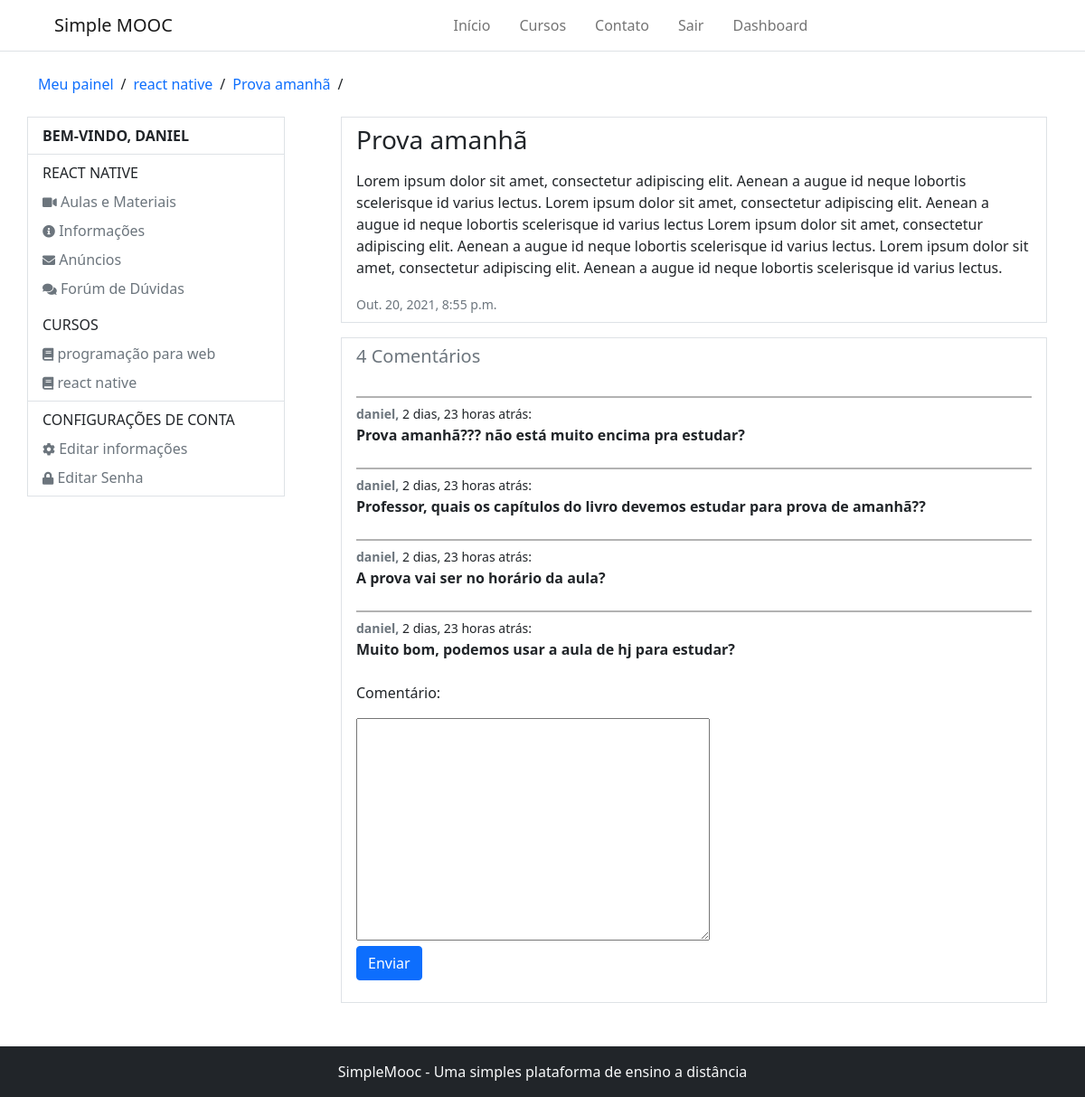
/accounts/react-native/anuncios/4/ (signed in), run on an earlier commit of the app's database.
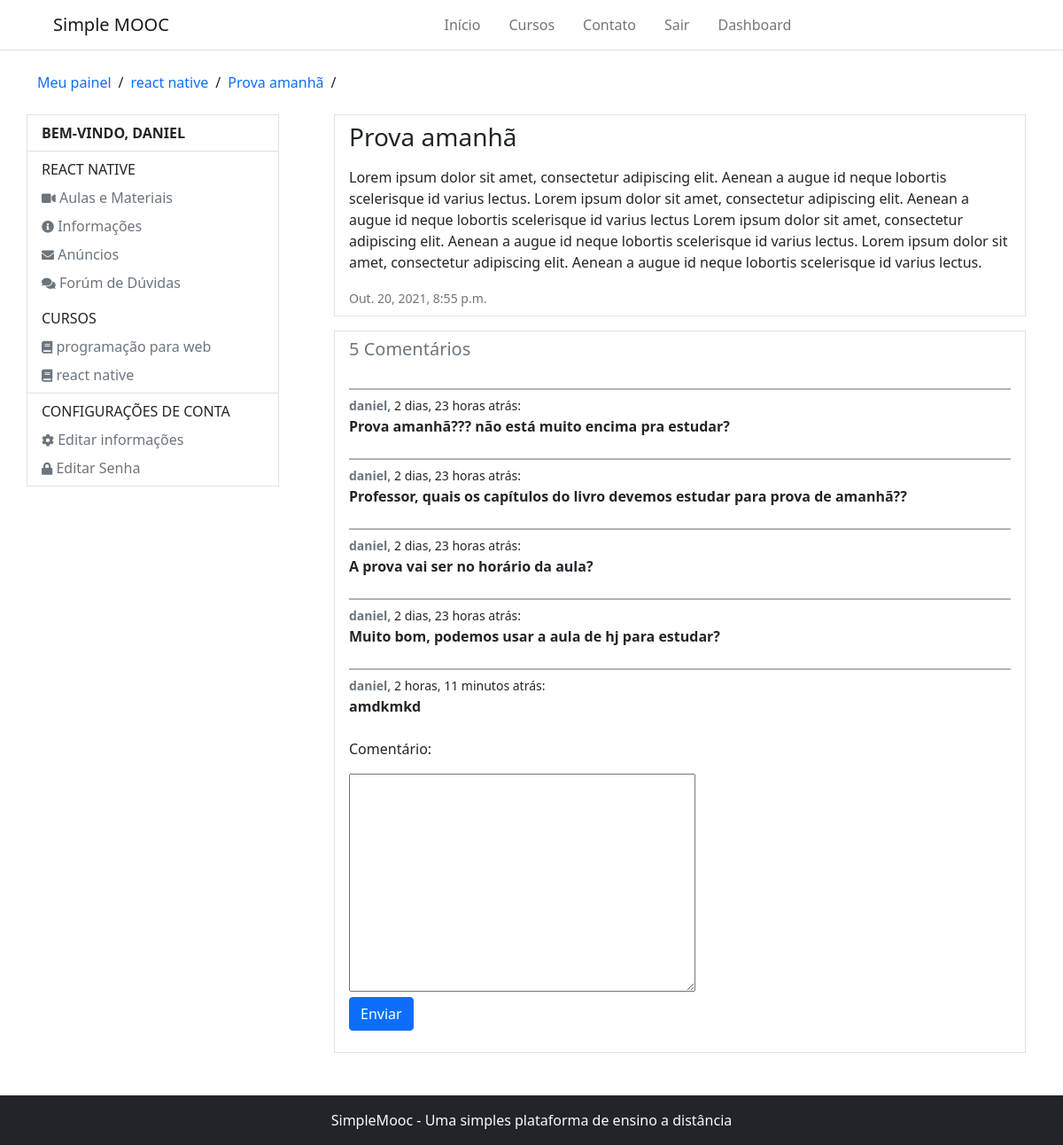
And on a later commit of the database.
### Courses/models.py (models this page shows, shortened)
class subscribe(models.Model):
    STATUS_CHOICES = (
        (0, 'Análise'),
        (1, 'Aprovado'),
        (2, 'Cancelado'),
    )
    user = models.ForeignKey(settings.AUTH_USER_MODEL, on_delete=models.CASCADE, verbose_name='Usuário')
    course = models.ForeignKey(Course, on_delete=models.CASCADE, verbose_name='Curso')
    status = models.IntegerField(choices=STATUS_CHOICES, default=0, blank=True, verbose_name='Situação')
    created_at = models.DateTimeField(auto_now_add=True, verbose_name='Criado em')
    update_at = models.DateTimeField(auto_now=True, verbose_name='Atualizado em')
    def is_approved(self):
        return self.status == 1
    class Meta:
        verbose_name = 'Inscrição'
        verbose_name_plural = 'Inscrições'
        unique_together = (('user', 'course'),)

class Course(models.Model):
    name_course = models.CharField(max_length=50, verbose_name='Nome do curso')
    slug_course = models.SlugField(verbose_name='Atalho', blank=True)
    description_course = models.CharField(max_length=255, verbose_name='Descrição do curso')
    about_course = models.TextField(verbose_name='Sobre o curso')
    image_course = models.ImageField(upload_to='course_img/%Y/%m/%d', verbose_name='Imagem', null=True, blank=True)
    created_at = models.DateTimeField(auto_now_add= True, verbose_name='Data de criação')
    update_at = models.DateTimeField(auto_now=True, verbose_name='Data de atualização')
    objects = CourseManager()
    def __str__(self):
        return self.name_course
    def course_adverts_url(self):
        return reverse('course-adverts', args=[self.slug_course])
    class Meta:
        verbose_name = 'curso'
        verbose_name_plural = 'cursos'

class Comment(models.Model):
    advert = models.ForeignKey(Advert, on_delete=models.CASCADE, verbose_name='Anúncio', related_name='Comments')
    user = models.ForeignKey(settings.AUTH_USER_MODEL, on_delete=models.CASCADE, verbose_name='usuário')
    comment = models.TextField(verbose_name='Comentário')
    created_at = models.DateTimeField(auto_now_add=True, verbose_name='Criado em')
    update_at = models.DateTimeField(auto_now=True, verbose_name='Atualizado em')
    class Meta:
        verbose_name = 'Comentário'
        verbose_name_plural = 'Comentários'

### Accounts/models.py (models this page shows, shortened)
class User(AbstractBaseUser, PermissionsMixin):
    username = models.CharField(max_length=50, verbose_name='Nome de usuário', unique=True,
        validators=[validators.RegexValidator(re.compile('^[\w.@+-]+$'),
        'O nome de usuário só pode conter letras números, ou os seguintes caracteres: @/./+/-/_',
        'invalid')]
    )
    email = models.EmailField(unique=True, verbose_name='E-mail')
    full_name = models.CharField(max_length=100, blank=True, verbose_name='Nome completo')
    is_active = models.BooleanField(blank=True, default=True, verbose_name='Está ativo?')
    is_staff = models.BooleanField(blank=True, default=False, verbose_name='Pertence a equipe?')
    date_joined = models.DateTimeField(auto_now_add=True, verbose_name='Data de entrada')
    objects = UserManager()
    USERNAME_FIELD = 'username'
    REQUIRED_FIELDS = ['email', 'full_name']
    def __str__(self):
        return self.username
    class Meta:
        verbose_name = 'Usuário'
        verbose_name_plural = 'Usuários'

### Accounts/decorators.py (the view)
    def wrapper(request, *args, **kwargs):
        slug = kwargs.get('slug')
        course = get_object_or_404(Course, slug_course=slug)
        try:
            subscriber = get_object_or_404(subscribe, user=request.user, course=course)
        except:
            messages.error(request, 'Desculpe, mas você não tem permissão para acessar essa página')
            return redirect('dashboard')
        if not subscriber.is_approved():
            messages.error(request, 'A sua inscrição no curso ainda está pendente')
            return redirect('dashboard')
        request.course = course
        return detail_advert(request, *args, **kwargs)

### Accounts/forms.py
class CommentForm(forms.ModelForm):
    class Meta:
        model = Comment
        fields = ('comment',)

### Accounts/views.py (called while the page is built, shortened)
@login_required
@subscription_required
def detail_advert(request, slug, id_advert):
    course = request.course
    advert = get_object_or_404(Advert, pk=id_advert)
    comment_form = CommentForm(request.POST or None)
    return render(request, 'registration/detail_advert.html', {'course': course, 'advert': advert, 'comment_form': comment_form})

### Courses/models.py (called while the page is built)
    def __str__(self):
        return self.title

### Courses/templatetags/courses_tags.py (called while the page is built)
@register.inclusion_tag('partials/_my_courses.html')
def user_courses(user):
    registrations = subscribe.objects.order_by('-id').filter(user=user)
    return {'registrations': registrations}

### Accounts/templates/registration/detail_advert.html (shortened to what this page needs)
{% extends 'registration/course_adverts.html' %}
{% block 'breadcrumbs' %}
    {{ block.super }}
    <li><a href="{{ course.course_adverts_url }}" class="text-decoration-none">{{ advert }}</a></li>
    <li>/</li>
{% endblock %}
{% block 'dashboard-main' %}
    <div class="border border-1 px-3 py-2">
        <h1 class="fs-3 mb-3">{{ advert }}</h1>
        <p>{{ advert.content|linebreaks }}</p>
        <small class="text-muted">{{ advert.created_at }}</small>
    </div>
    <div class='mt-3 d-flex flex-column gap-4 border border-1 px-3 py-2'>
        {% with comments_count=advert.Comments.count %}
            <h1 class="fs-5 text-muted">{{ comments_count }} Comentário{{ comments_count|pluralize }}</h1>
        {% endwith %}
        {% for comment in advert.Comments.all %}
            <div style="border-top: 2px solid rgba(0, 0, 0, 0.3); padding-top: 5px;">
                <small>
                    <span class='fw-bold text-muted'>{{ comment.user }}, </span> {{ comment.created_at|timesince }} atrás:
                </small>
                <p class="m-0 fw-bold">{{ comment.comment }}</p>
            </div>
        {% endfor %}
        <form method="post">
            {% for field in comment_form %}
                <p>{{ field.label_tag }}</p>
                {{ field }}
            {% endfor %}
            <p><button class="btn btn-primary">Enviar</button></p>
        </form>
    </div>
{% endblock %}

### templates/partials/_my_courses.html
{% for subscribe in registrations %}
    <li class="nav-item">
        <a class="nav-link px-0 link-secondary pb-0" aria-current="page" href="{{ subscribe.course.course_user_url }}">
            <i class="fas fa-book" style="font-size: 14px"></i> {{ subscribe.course }}
        </a>
    </li>
{% empty %}
    <p class="text-muted">Você não está escrito em nenhum curso</p>
{% endfor %}

What changed in the data, as far as the page shows it:
added Comment: user "daniel", created_at "2 horas, 11 minutos", comment "amdkmkd"
Also different on the page:
{{ comments_count }}: "4" → "5"
